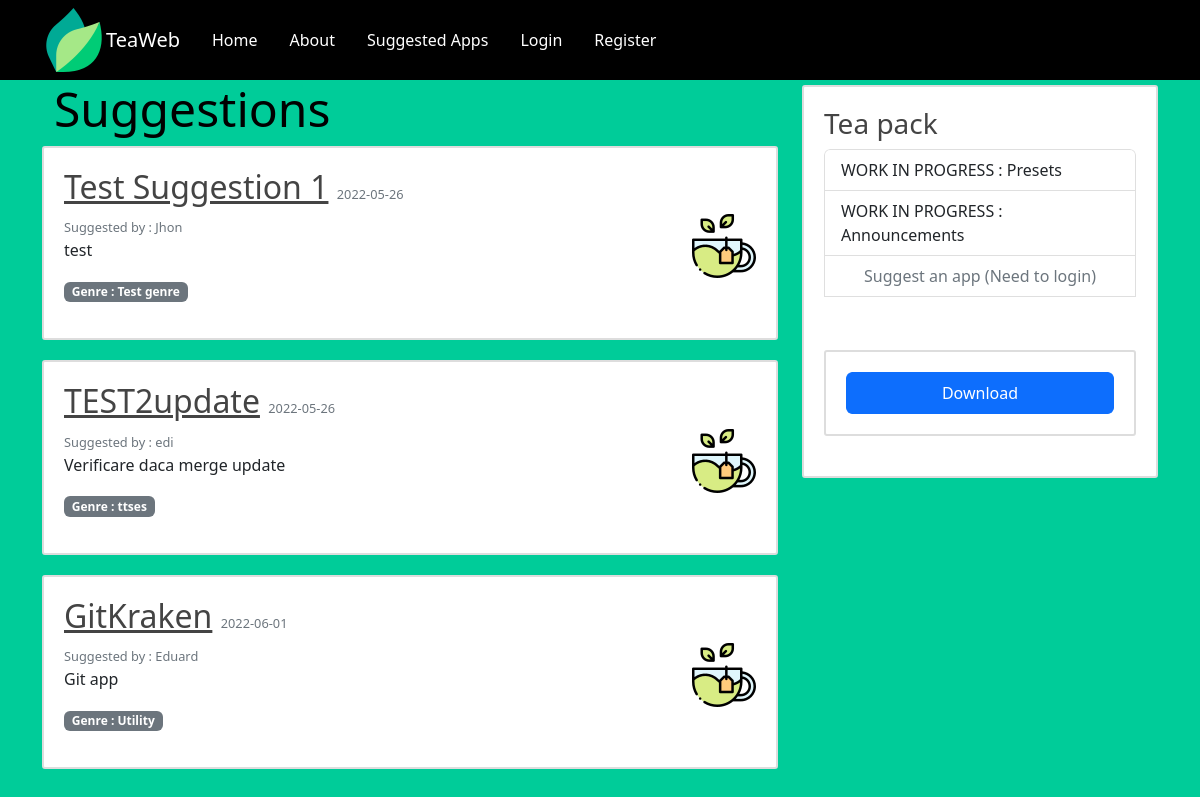
Screenshot of /suggestedapps with the database file from the repository.
### hello/models.py (models this page shows, shortened)
class Suggestion(db.Model):
    id_suggestion = db.Column(db.Integer, primary_key=True)
    name = db.Column(db.String(20), unique=True, nullable=False)
    description = db.Column(db.String(120), unique=True, nullable=False)
    genre = db.Column(db.String(20), unique=True, nullable=False)
    install_command = db.Column(db.String(120), nullable=True)
    image_file = db.Column(db.String(20), nullable=True, default='default.jpg')
    date_sugested = db.Column(db.DateTime, nullable=False, default=datetime.utcnow)
    id_user = db.Column(db.Integer, db.ForeignKey('user.id_user'), nullable=False)

class User(db.Model, UserMixin):
    id_user = db.Column(db.Integer, primary_key=True)
    username = db.Column(db.String(20), unique=True, nullable=False)
    email = db.Column(db.String(120), unique=True, nullable=False)
    password = db.Column(db.String(60), nullable=False)
    sugestion = db.relationship('Suggestion', backref='user', lazy=True)

### hello/routes.py (the view)
@app.route("/suggestedapps")
def suggestedapps():
    aplicatie = Suggestion.query.all()
    return render_template('suggestedapps.html', aplicatie=aplicatie)

### hello/templates/suggestedapps.html (shortened to what this page needs)
{% extends "layout.html" %}
{% block content %}
    <div class="container-fluid">
    <h1 class="display-5">Suggestions</h1>
    </div>
{% for aplicatie in aplicatie %}
  <article class="media content-section">
          <div class="media-body">
            <h2><a class="article-title" href="{{ url_for('suggestion', id_suggestion = aplicatie.id_suggestion) }}" >{{aplicatie.name}}</a> <small class="text-muted">{{ aplicatie.date_sugested.strftime('%Y-%m-%d') }}</small></h2>
            <small class="text-muted">Suggested by : {{aplicatie.user.username  }}  </small>
              <img src="{{ url_for('static',filename='app_pics/'+ aplicatie.image_file) }}">
              <p class="Article-content">{{aplicatie.description}}</p>
              <p class="badge text-bg-secondary">Genre : {{aplicatie.genre}}</p>
             </div>
        </article>
{% endfor %}
{% endblock %}

### hello/static/main.css (style rules this page uses)
body { background-color: #00cc99; margin-top: 5rem; }
h2, h3, h4, h5, h6 { color: #444444; }
h1 { color: #000000; }
.content-section { background: #ffffff; padding: 20px 20px; border: 1px solid #dddddd; border-radius: 3px; margin-bottom: 20px; }
.article-title { color: #444444; }
.Article-content { margin-right: 150px; }
small { font-size: 0.8rem; color: white; }
img { scale: none; float: right; }
.content-section { background: #ffffff; padding: 20px 20px; border: 2px solid #dddddd; border-radius: 3px; margin-bottom: 20px; margin-top: 5px; }

### rows the page displays
Suggestion: name "Test Suggestion 1", date_sugested "2022-05-26", user.username "Jhon", image_file (placeholder picture), description "test", genre "Test genre"
Suggestion: name "TEST2update", date_sugested "2022-05-26", user.username "edi", image_file (placeholder picture), description "Verificare daca merge update", genre "ttses"
Suggestion: name "GitKraken", date_sugested "2022-06-01", user.username "Eduard", image_file (placeholder picture), description "Git app", genre "Utility"
